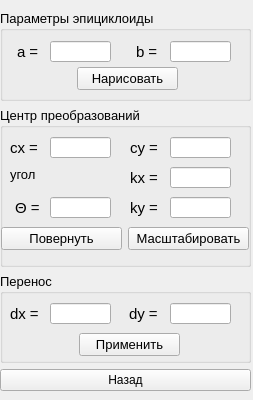
<?xml version="1.0" encoding="UTF-8"?>
<ui version="4.0">
 <class>MyController</class>
 <widget class="QWidget" name="MyController">
  <property name="geometry">
   <rect>
    <x>0</x>
    <y>0</y>
    <width>253</width>
    <height>400</height>
   </rect>
  </property>
  <property name="sizePolicy">
   <sizepolicy hsizetype="Fixed" vsizetype="Preferred">
    <horstretch>0</horstretch>
    <verstretch>0</verstretch>
   </sizepolicy>
  </property>
  <property name="minimumSize">
   <size>
    <width>200</width>
    <height>400</height>
   </size>
  </property>
  <property name="windowTitle">
   <string>Form</string>
  </property>
  <widget class="QWidget" name="verticalLayoutWidget">
   <property name="geometry">
    <rect>
     <x>0</x>
     <y>10</y>
     <width>251</width>
     <height>381</height>
    </rect>
   </property>
   <layout class="QVBoxLayout" name="verticalLayout_2">
    <item>
     <widget class="QGroupBox" name="groupBox">
      <property name="font">
       <font>
        <pointsize>10</pointsize>
       </font>
      </property>
      <property name="title">
       <string>Параметры эпициклоиды</string>
      </property>
      <widget class="QLineEdit" name="aEdit">
       <property name="geometry">
        <rect>
         <x>50</x>
         <y>31</y>
         <width>61</width>
         <height>21</height>
        </rect>
       </property>
      </widget>
      <widget class="QLineEdit" name="bEdit">
       <property name="geometry">
        <rect>
         <x>170</x>
         <y>31</y>
         <width>61</width>
         <height>21</height>
        </rect>
       </property>
      </widget>
      <widget class="QLabel" name="label_2">
       <property name="geometry">
        <rect>
         <x>17</x>
         <y>31</y>
         <width>41</width>
         <height>21</height>
        </rect>
       </property>
       <property name="font">
        <font>
         <pointsize>11</pointsize>
        </font>
       </property>
       <property name="text">
        <string>а = </string>
       </property>
      </widget>
      <widget class="QLabel" name="label_3">
       <property name="geometry">
        <rect>
         <x>136</x>
         <y>31</y>
         <width>41</width>
         <height>21</height>
        </rect>
       </property>
       <property name="font">
        <font>
         <pointsize>11</pointsize>
        </font>
       </property>
       <property name="text">
        <string>b = </string>
       </property>
      </widget>
      <widget class="QPushButton" name="paint_new">
       <property name="geometry">
        <rect>
         <x>77</x>
         <y>57</y>
         <width>101</width>
         <height>23</height>
        </rect>
       </property>
       <property name="text">
        <string>Нарисовать</string>
       </property>
      </widget>
      <zorder>aEdit</zorder>
      <zorder>bEdit</zorder>
      <zorder>label_2</zorder>
      <zorder>label_3</zorder>
      <zorder>paint_new</zorder>
      <zorder>groupBox_2</zorder>
     </widget>
    </item>
    <item>
     <widget class="QGroupBox" name="groupBox_2">
      <property name="minimumSize">
       <size>
        <width>0</width>
        <height>160</height>
       </size>
      </property>
      <property name="font">
       <font>
        <pointsize>10</pointsize>
       </font>
      </property>
      <property name="title">
       <string>Центр преобразований</string>
      </property>
      <widget class="QLineEdit" name="cyEdit">
       <property name="geometry">
        <rect>
         <x>170</x>
         <y>30</y>
         <width>61</width>
         <height>21</height>
        </rect>
       </property>
      </widget>
      <widget class="QLabel" name="label_4">
       <property name="geometry">
        <rect>
         <x>10</x>
         <y>30</y>
         <width>41</width>
         <height>21</height>
        </rect>
       </property>
       <property name="font">
        <font>
         <pointsize>11</pointsize>
        </font>
       </property>
       <property name="text">
        <string>сх = </string>
       </property>
      </widget>
      <widget class="QLineEdit" name="cxEdit">
       <property name="geometry">
        <rect>
         <x>50</x>
         <y>30</y>
         <width>61</width>
         <height>21</height>
        </rect>
       </property>
      </widget>
      <widget class="QLabel" name="label_5">
       <property name="geometry">
        <rect>
         <x>130</x>
         <y>30</y>
         <width>41</width>
         <height>21</height>
        </rect>
       </property>
       <property name="font">
        <font>
         <pointsize>11</pointsize>
        </font>
       </property>
       <property name="text">
        <string>су = </string>
       </property>
      </widget>
      <widget class="QPushButton" name="rotateButton">
       <property name="geometry">
        <rect>
         <x>1</x>
         <y>120</y>
         <width>121</width>
         <height>23</height>
        </rect>
       </property>
       <property name="text">
        <string>Повернуть</string>
       </property>
      </widget>
      <widget class="QPushButton" name="scaleButton">
       <property name="geometry">
        <rect>
         <x>128</x>
         <y>120</y>
         <width>121</width>
         <height>23</height>
        </rect>
       </property>
       <property name="text">
        <string>Масштабировать</string>
       </property>
      </widget>
      <widget class="QLabel" name="label">
       <property name="geometry">
        <rect>
         <x>10</x>
         <y>60</y>
         <width>59</width>
         <height>15</height>
        </rect>
       </property>
       <property name="text">
        <string>угол</string>
       </property>
      </widget>
      <widget class="QLineEdit" name="angleEdit">
       <property name="geometry">
        <rect>
         <x>50</x>
         <y>90</y>
         <width>61</width>
         <height>21</height>
        </rect>
       </property>
      </widget>
      <widget class="QLineEdit" name="kxEdit">
       <property name="geometry">
        <rect>
         <x>170</x>
         <y>60</y>
         <width>61</width>
         <height>21</height>
        </rect>
       </property>
      </widget>
      <widget class="QLineEdit" name="kyEdit">
       <property name="geometry">
        <rect>
         <x>170</x>
         <y>90</y>
         <width>61</width>
         <height>21</height>
        </rect>
       </property>
      </widget>
      <widget class="QLabel" name="label_12">
       <property name="geometry">
        <rect>
         <x>130</x>
         <y>60</y>
         <width>41</width>
         <height>21</height>
        </rect>
       </property>
       <property name="font">
        <font>
         <pointsize>11</pointsize>
        </font>
       </property>
       <property name="text">
        <string>kx = </string>
       </property>
      </widget>
      <widget class="QLabel" name="label_13">
       <property name="geometry">
        <rect>
         <x>130</x>
         <y>90</y>
         <width>41</width>
         <height>21</height>
        </rect>
       </property>
       <property name="font">
        <font>
         <pointsize>11</pointsize>
        </font>
       </property>
       <property name="text">
        <string>ky = </string>
       </property>
      </widget>
      <widget class="QLabel" name="label_14">
       <property name="geometry">
        <rect>
         <x>15</x>
         <y>90</y>
         <width>41</width>
         <height>21</height>
        </rect>
       </property>
       <property name="font">
        <font>
         <pointsize>11</pointsize>
        </font>
       </property>
       <property name="text">
        <string>Θ = </string>
       </property>
      </widget>
     </widget>
    </item>
    <item>
     <widget class="QGroupBox" name="groupBox_3">
      <property name="font">
       <font>
        <pointsize>10</pointsize>
       </font>
      </property>
      <property name="title">
       <string>Перенос</string>
      </property>
      <widget class="QLineEdit" name="dxEdit">
       <property name="geometry">
        <rect>
         <x>50</x>
         <y>30</y>
         <width>61</width>
         <height>21</height>
        </rect>
       </property>
      </widget>
      <widget class="QLineEdit" name="dyEdit">
       <property name="geometry">
        <rect>
         <x>170</x>
         <y>30</y>
         <width>61</width>
         <height>21</height>
        </rect>
       </property>
      </widget>
      <widget class="QLabel" name="label_10">
       <property name="geometry">
        <rect>
         <x>10</x>
         <y>30</y>
         <width>41</width>
         <height>21</height>
        </rect>
       </property>
       <property name="font">
        <font>
         <pointsize>11</pointsize>
        </font>
       </property>
       <property name="text">
        <string>dх = </string>
       </property>
      </widget>
      <widget class="QLabel" name="label_11">
       <property name="geometry">
        <rect>
         <x>129</x>
         <y>30</y>
         <width>41</width>
         <height>21</height>
        </rect>
       </property>
       <property name="font">
        <font>
         <pointsize>11</pointsize>
        </font>
       </property>
       <property name="text">
        <string>dy = </string>
       </property>
      </widget>
      <widget class="QPushButton" name="moveButton">
       <property name="geometry">
        <rect>
         <x>79</x>
         <y>60</y>
         <width>101</width>
         <height>23</height>
        </rect>
       </property>
       <property name="text">
        <string>Применить</string>
       </property>
      </widget>
     </widget>
    </item>
    <item>
     <widget class="QPushButton" name="backButton">
      <property name="text">
       <string>Назад</string>
      </property>
     </widget>
    </item>
   </layout>
  </widget>
 </widget>
 <resources/>
 <connections/>
</ui>
